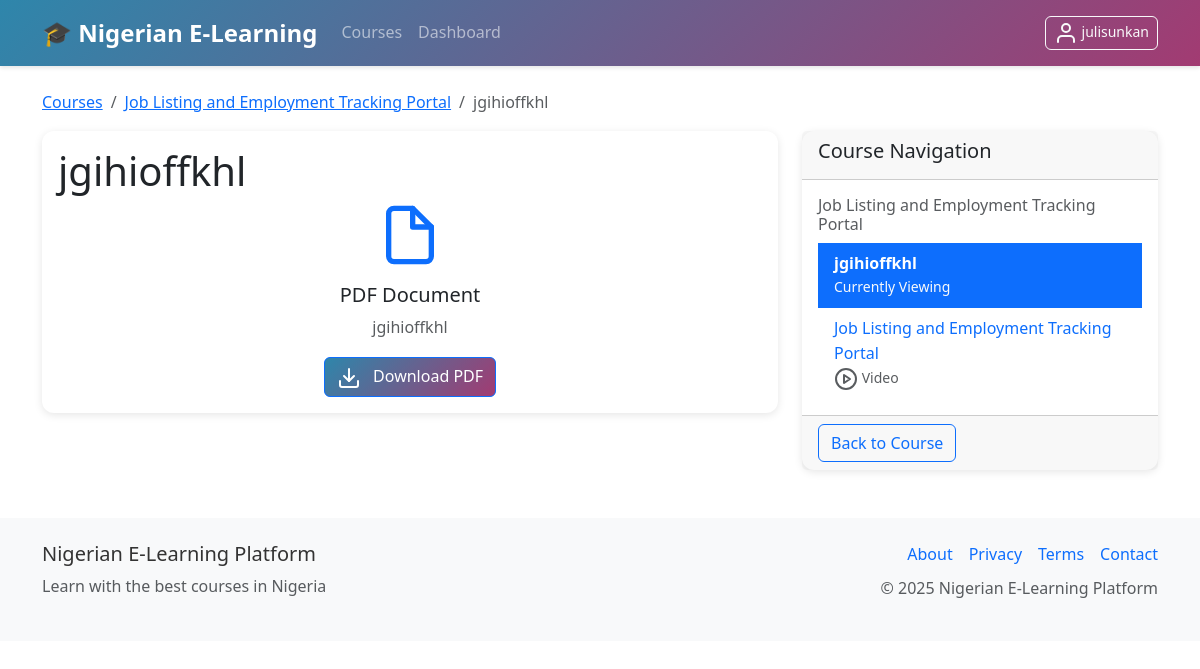
/lessons/1 (signed in), run on the app's committed database.
### models.py (models this page shows, shortened)
class User(UserMixin, db.Model):
    id = db.Column(db.Integer, primary_key=True)
    username = db.Column(db.String(80), unique=True, nullable=False)
    email = db.Column(db.String(120), unique=True, nullable=False)
    password_hash = db.Column(db.String(256), nullable=False)
    role = db.Column(db.String(20), nullable=False, default='student')  # admin, instructor, tutor, student
    first_name = db.Column(db.String(50))
    last_name = db.Column(db.String(50))
    active = db.Column(db.Boolean, default=True)
    banned = db.Column(db.Boolean, default=False)
    ban_reason = db.Column(db.Text)
    email_verified = db.Column(db.Boolean, default=False)
    verification_token = db.Column(db.String(100))
    password_reset_token = db.Column(db.String(100))
    password_reset_expires = db.Column(db.DateTime)
    email_verification_token = db.Column(db.String(100))
    email_verification_expires = db.Column(db.DateTime)
    premium_user = db.Column(db.Boolean, default=False)
    instructor_verified = db.Column(db.Boolean, default=False)
    badge_level = db.Column(db.String(20), default='basic')  # basic, bronze, silver, gold, premium
    wallet_balance = db.Column(db.Float, default=0.0)
    created_at = db.Column(db.DateTime, default=datetime.utcnow)
    last_login = db.Column(db.DateTime)
    courses_created = db.relationship('Course', foreign_keys='Course.instructor_id', backref='instructor', lazy='dynamic')
    enrollments = db.relationship('Enrollment', backref='student', lazy='dynamic')
    payments = db.relationship('Payment', backref='user', lazy='dynamic')
    wallet_transactions = db.relationship('WalletTransaction', backref='user', lazy='dynamic')
    quiz_attempts = db.relationship('QuizAttempt', backref='user', lazy='dynamic')
    assignment_submissions = db.relationship('AssignmentSubmission', backref='user', lazy='dynamic')
    course_credits = db.relationship('CourseCredit', backref='student_credit', lazy='dynamic')
    withdrawal_requests = db.relationship('WithdrawalRequest', foreign_keys='WithdrawalRequest.tutor_id', backref='tutor', lazy='dynamic')
    def can_access_course(self, course):
        if self.role in ['admin', 'instructor', 'tutor']:
            return True
    @property
    def is_active(self):
        return bool(self.active and not self.banned)

class Course(db.Model):
    id = db.Column(db.Integer, primary_key=True)
    title = db.Column(db.String(200), nullable=False)
    description = db.Column(db.Text)
    category = db.Column(db.String(100), default='General')  # Added missing category field
    price = db.Column(db.Float, nullable=False, default=0.0)
    instructor_id = db.Column(db.Integer, db.ForeignKey('user.id'), nullable=False)
    is_active = db.Column(db.Boolean, default=True)
    approval_status = db.Column(db.String(20), default='pending')  # pending, approved, rejected
    approved_by = db.Column(db.Integer, db.ForeignKey('user.id'))  # admin who approved
    approved_at = db.Column(db.DateTime)
    rejection_reason = db.Column(db.Text)
    min_credits_for_certificate = db.Column(db.Integer, default=70)  # Minimum credits needed for certificate
    total_available_credits = db.Column(db.Integer, default=100)     # Total credits available in course
    created_at = db.Column(db.DateTime, default=datetime.utcnow)
    updated_at = db.Column(db.DateTime, default=datetime.utcnow, onupdate=datetime.utcnow)
    lessons = db.relationship('Lesson', backref='course', lazy='dynamic', cascade='all, delete-orphan')
    enrollments = db.relationship('Enrollment', backref='course', lazy='dynamic', cascade='all, delete-orphan')
    quizzes = db.relationship('Quiz', backref='course', lazy='dynamic', cascade='all, delete-orphan')
    assignments = db.relationship('Assignment', backref='course', lazy='dynamic', cascade='all, delete-orphan')
    course_credits = db.relationship('CourseCredit', backref='course', lazy='dynamic', cascade='all, delete-orphan')
    course_vouchers = db.relationship('Voucher', foreign_keys='Voucher.course_id', backref='course', lazy='dynamic', cascade='all, delete-orphan')

class Lesson(db.Model):
    id = db.Column(db.Integer, primary_key=True)
    title = db.Column(db.String(200), nullable=False)
    description = db.Column(db.Text)  # Added description field
    content = db.Column(db.Text)
    content_type = db.Column(db.String(20), nullable=False)  # text, pdf, video
    file_path = db.Column(db.String(500))  # for PDF uploads
    video_url = db.Column(db.String(500))  # for video embeds
    order = db.Column(db.Integer, default=0)
    duration = db.Column(db.Integer)  # Added duration field for templates
    course_id = db.Column(db.Integer, db.ForeignKey('course.id'), nullable=False)
    created_at = db.Column(db.DateTime, default=datetime.utcnow)

### routes.py (the view)
@app.route('/lessons/<int:lesson_id>')
@login_required
def view_lesson(lesson_id):
    lesson = Lesson.query.get_or_404(lesson_id)
    if not current_user.can_access_course(lesson.course):
        flash('You need to enroll in this course first', 'warning')
        return redirect(url_for('course_detail', course_id=lesson.course_id))
    return render_template('lessons/view.html', lesson=lesson)

### app.py (called while the page is built)
@login_manager.user_loader
def load_user(user_id):
    from models import User
    return User.query.get(int(user_id))

### routes.py (called while the page is built)
@app.context_processor
def inject_settings():
    settings = SystemSettings.query.first()
    return dict(settings=settings)

### templates/lessons/view.html (shortened to what this page needs)
{% extends "base.html" %}
{% block content %}
<div class="row">
    <div class="col-12">
        <nav aria-label="breadcrumb">
            <ol class="breadcrumb">
                <li class="breadcrumb-item"><a href="{{ url_for('courses') }}">Courses</a></li>
                <li class="breadcrumb-item"><a href="{{ url_for('course_detail', course_id=lesson.course.id) }}">{{ lesson.course.title }}</a></li>
                <li class="breadcrumb-item active">{{ lesson.title }}</li>
            </ol>
        </nav>
    </div>
</div>
<div class="row">
    <div class="col-lg-8">
        <div class="card">
            <div class="card-body">
                <h1>{{ lesson.title }}</h1>
                {% if lesson.content_type == 'text' %}
                    <div class="lesson-content">
                        {{ lesson.content|safe }}
                    </div>
                {% elif lesson.content_type == 'pdf' %}
                    {% if lesson.file_path %}
                    <div class="text-center">
                        <i data-feather="file" style="width: 64px; height: 64px;" class="text-primary mb-3"></i>
                        <h5>PDF Document</h5>
                        <p class="text-muted">{{ lesson.title }}</p>
                        <a href="{{ url_for('uploaded_file', filename=lesson.file_path.replace('uploads/', '')) }}"
                           class="btn btn-primary" target="_blank">
                            <i data-feather="download" class="me-2"></i>
                            Download PDF
                        </a>
                    </div>
                    {% else %}
                    <div class="alert alert-warning">
                        <i data-feather="alert-triangle" class="me-2"></i>
                        PDF file not available
                    </div>
                    {% endif %}
                {% endif %}
            </div>
        </div>
    </div>
    <div class="col-lg-4">
        <div class="card">
            <div class="card-header">
                <h5>Course Navigation</h5>
            </div>
            <div class="card-body">
                <h6 class="text-muted">{{ lesson.course.title }}</h6>
                {% set course_lessons = lesson.course.lessons.order_by('order').all() %}
                {% if course_lessons %}
                <div class="list-group list-group-flush">
                    {% for course_lesson in course_lessons %}
                    <div class="list-group-item {% if course_lesson.id == lesson.id %}active{% endif %}">
                        {% if course_lesson.id == lesson.id %}
                            <strong>{{ course_lesson.title }}</strong>
                            <small class="d-block text-light">Currently Viewing</small>
                        {% else %}
                            <a href="{{ url_for('view_lesson', lesson_id=course_lesson.id) }}" class="text-decoration-none">
                                {{ course_lesson.title }}
                            </a>
                            <small class="d-block text-muted">
                                {% if course_lesson.content_type == 'text' %}
                                <i data-feather="file-text"></i> Text
                                {% elif course_lesson.content_type == 'pdf' %}
                                <i data-feather="file"></i> PDF
                                {% elif course_lesson.content_type == 'video' %}
                                <i data-feather="play-circle"></i> Video
                                {% endif %}
                            </small>
                        {% endif %}
                    </div>
                    {% endfor %}
                </div>
                {% endif %}
            </div>
            <div class="card-footer">
                <a href="{{ url_for('course_detail', course_id=lesson.course.id) }}" class="btn btn-outline-primary">
                    Back to Course
                </a>
            </div>
        </div>
    </div>
</div>
{% endblock %}

### templates/base.html (shortened to what this page needs)
<!DOCTYPE html>
<html lang="en">
<head>
    {% set critical_css = get_critical_css() %}
    <link rel="preload" href="https://cdn.jsdelivr.net/npm/bootstrap@5.3.0/dist/css/bootstrap.min.css" as="style" onload="this.onload=null;this.rel='stylesheet'">
    <link rel="preload" href="{{ url_for('static', filename='css/style.css') }}" as="style" onload="this.onload=null;this.rel='stylesheet'">
</head>
<body>
    <nav class="navbar navbar-expand-lg navbar-dark bg-primary">
        <div class="container">
            <a class="navbar-brand" href="{{ url_for('index') }}">
                <strong>🎓 Nigerian E-Learning</strong>
            </a>
            <div class="collapse navbar-collapse" id="navbarNav">
                <ul class="navbar-nav me-auto">
                    <li class="nav-item">
                        <a class="nav-link" href="{{ url_for('courses') }}">Courses</a>
                    </li>
                    {% if current_user.is_authenticated %}
                    <li class="nav-item">
                        <a class="nav-link" href="{{ url_for('dashboard') }}">Dashboard</a>
                    </li>
                    {% endif %}
                </ul>
                <ul class="navbar-nav">
                    {% if current_user.is_authenticated %}
                    <li class="nav-item">
                        <button class="btn btn-outline-light btn-sm" type="button" data-bs-toggle="offcanvas" data-bs-target="#profileOffcanvas" aria-controls="profileOffcanvas">
                            <i data-feather="user"></i> {{ current_user.username }}
                        </button>
                    </li>
                    {% endif %}
                </ul>
            </div>
        </div>
    </nav>
    <main class="container my-4">
        {% block content %}{% endblock %}
    </main>
    <footer class="bg-light mt-5 py-4">
        <div class="container">
            <div class="row">
                <div class="col-md-6">
                    <h5>Nigerian E-Learning Platform</h5>
                    <p class="text-muted">Learn with the best courses in Nigeria</p>
                </div>
                <div class="col-md-6 text-md-end">
                    <div class="d-flex justify-content-md-end justify-content-center gap-3 mb-2">
                        <a href="#" class="text-decoration-none">About</a>
                        <a href="#" class="text-decoration-none">Privacy</a>
                        <a href="#" class="text-decoration-none">Terms</a>
                        <a href="#" class="text-decoration-none">Contact</a>
                    </div>
                    <p class="text-muted">© 2025 Nigerian E-Learning Platform</p>
                </div>
            </div>
        </div>
    </footer>
</body>
</html>

### static/css/style.css (style rules this page uses)
:root { --primary-color: #0d6efd; --success-color: #198754; --warning-color: #ffc107; --danger-color: #dc3545; --naira-color: #00b04f; --dark-color: #212529; --light-color: #f8f9fa; }
body { font-family: 'Segoe UI', Tahoma, Geneva, Verdana, sans-serif; line-height: 1.6; color: #333; }
.navbar-brand { font-weight: 700; font-size: 1.5rem; }
.navbar-nav .nav-link { font-weight: 500; transition: color 0.3s ease; }
.card { border: none; box-shadow: 0 0.125rem 0.25rem rgba(0, 0, 0, 0.075); transition: box-shadow 0.15s ease-in-out; }
.btn { border-radius: 0.375rem; font-weight: 500; transition: all 0.3s ease; }
.btn-primary { background-color: var(--primary-color); border-color: var(--primary-color); }
.list-group-item { border: 1px solid rgba(0, 0, 0, 0.125); transition: background-color 0.3s ease; }
.list-group-item.active { background-color: var(--primary-color); border-color: var(--primary-color); }
footer { margin-top: auto; }

### templates/base.html (style rules this page uses)
:root { --vh: 1vh; }
.nav-link, .dropdown-item { padding: 12px 16px; }
.list-group-item { border: none; border-bottom: 1px solid #dee2e6; }
.card { border-radius: 12px; box-shadow: 0 2px 8px rgba(0,0,0,0.1); }

### data on the page
User: username "julisunkan"
Course: course "Job Listing and Employment Tracking Portal"
Lesson: title "jgihioffkhl"
Lesson: title "Job Listing and Employment Tracking Portal", content_type "video" (drawn)
